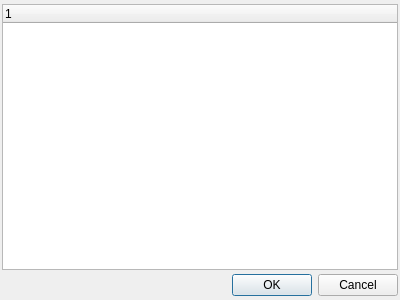
<?xml version="1.0" encoding="UTF-8"?>
<ui version="4.0">
 <class>AzureTreeDialog</class>
 <widget class="QDialog" name="AzureTreeDialog">
  <property name="geometry">
   <rect>
    <x>0</x>
    <y>0</y>
    <width>400</width>
    <height>300</height>
   </rect>
  </property>
  <property name="windowTitle">
   <string>Dialog</string>
  </property>
  <layout class="QVBoxLayout" name="verticalLayout">
   <property name="spacing">
    <number>4</number>
   </property>
   <property name="leftMargin">
    <number>2</number>
   </property>
   <property name="topMargin">
    <number>4</number>
   </property>
   <property name="rightMargin">
    <number>2</number>
   </property>
   <property name="bottomMargin">
    <number>4</number>
   </property>
   <item>
    <widget class="QTreeWidget" name="azureTree">
     <column>
      <property name="text">
       <string notr="true">1</string>
      </property>
     </column>
    </widget>
   </item>
   <item>
    <widget class="QDialogButtonBox" name="buttonBox">
     <property name="orientation">
      <enum>Qt::Horizontal</enum>
     </property>
     <property name="standardButtons">
      <set>QDialogButtonBox::Cancel|QDialogButtonBox::Ok</set>
     </property>
    </widget>
   </item>
  </layout>
 </widget>
 <resources/>
 <connections>
  <connection>
   <sender>buttonBox</sender>
   <signal>accepted()</signal>
   <receiver>AzureTreeDialog</receiver>
   <slot>accept()</slot>
   <hints>
    <hint type="sourcelabel">
     <x>248</x>
     <y>254</y>
    </hint>
    <hint type="destinationlabel">
     <x>157</x>
     <y>274</y>
    </hint>
   </hints>
  </connection>
  <connection>
   <sender>buttonBox</sender>
   <signal>rejected()</signal>
   <receiver>AzureTreeDialog</receiver>
   <slot>reject()</slot>
   <hints>
    <hint type="sourcelabel">
     <x>316</x>
     <y>260</y>
    </hint>
    <hint type="destinationlabel">
     <x>286</x>
     <y>274</y>
    </hint>
   </hints>
  </connection>
 </connections>
</ui>
